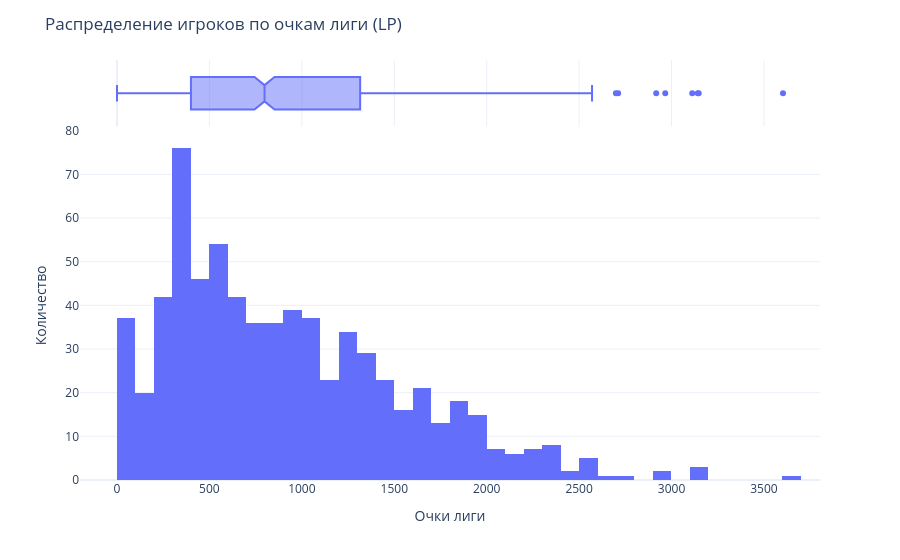

Notebook code for this chart:
### Code cell
query = '''
SELECT *
FROM read_parquet('parquet_data/players.parquet')
'''

fig = px.histogram(duckdb.query(query).to_df(), x= 'league_points', nbins= 40,
                   marginal= 'box')

fig.update_layout(title= "Распределение игроков по очкам лиги (LP)", 
                  xaxis_title= "Очки лиги",
                  yaxis_title= "Количество",
                  template="plotly_white")

fig.show()

### Figure 1 — Plotly figure (JSON) as saved in the notebook; plotly's stock layout.template omitted (floating-point values rounded to 4 significant figures; data arrays with more than 128 entries replaced by an {"elided": "..."} marker saying what was removed)
{"data": [{"bingroup": "x", "hovertemplate": "league_points=%{x}<br>count=%{y}<extra></extra>", "legendgroup": "", "marker": {"color": "#636efa", "pattern": {"shape": ""}}, "name": "", "nbinsx": 40, "orientation": "v", "showlegend": false, "type": "histogram", "x": {"elided": "700 int values"}, "xaxis": "x", "yaxis": "y"}, {"hovertemplate": "league_points=%{x}<extra></extra>", "legendgroup": "", "marker": {"color": "#636efa"}, "name": "", "notched": true, "showlegend": false, "type": "box", "x": {"elided": "700 int values"}, "xaxis": "x2", "yaxis": "y2"}], "layout": {"barmode": "relative", "legend": {"tracegroupgap": 0}, "margin": {"t": 60}, "title": {"text": "Распределение игроков по очкам лиги (LP)"}, "xaxis": {"anchor": "y", "domain": [0, 1], "title": {"text": "Очки лиги"}}, "xaxis2": {"anchor": "y2", "domain": [0, 1], "matches": "x", "showgrid": true, "showticklabels": false}, "yaxis": {"anchor": "x", "domain": [0, 0.8316], "title": {"text": "Количество"}}, "yaxis2": {"anchor": "x2", "domain": [0.8416, 1], "matches": "y2", "showgrid": false, "showline": false, "showticklabels": false, "ticks": ""}}}
